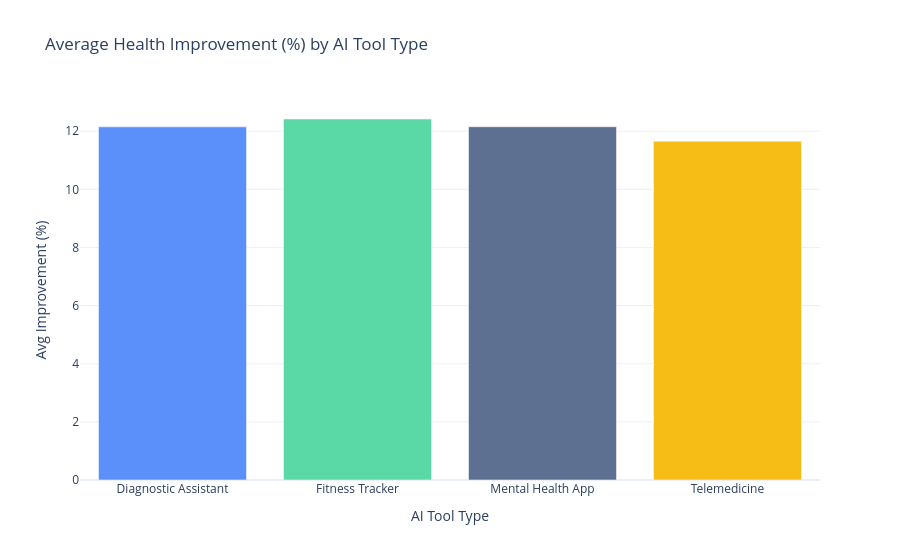

The code cell stored with this chart in its notebook:
### Code cell
df_ = df.groupby('AI_Tool_Type')['Improvement_Percentage'].mean().reset_index()

fig1 = px.bar(
    df_, 
    x='AI_Tool_Type', 
    y='Improvement_Percentage', 
    color='AI_Tool_Type',
    color_discrete_sequence=["#5B8FF9","#5AD8A6","#5D7092","#F6BD16"],
    title='Average Health Improvement (%) by AI Tool Type',
    labels={'Improvement_Percentage': 'Avg Improvement (%)', 'AI_Tool_Type': 'AI Tool Type'},
    template='plotly_white'
)
fig1.update_layout(showlegend=False)
fig1.show()

### Figure 1 — Plotly figure (JSON) as saved in the notebook; plotly's stock layout.template omitted (floating-point values rounded to 4 significant figures)
{"data": [{"hovertemplate": "AI Tool Type=%{x}<br>Avg Improvement (%)=%{y}<extra></extra>", "legendgroup": "Diagnostic Assistant", "marker": {"color": "#5B8FF9", "pattern": {"shape": ""}}, "name": "Diagnostic Assistant", "orientation": "v", "showlegend": true, "textposition": "auto", "type": "bar", "x": ["Diagnostic Assistant"], "xaxis": "x", "y": [12.15], "yaxis": "y"}, {"hovertemplate": "AI Tool Type=%{x}<br>Avg Improvement (%)=%{y}<extra></extra>", "legendgroup": "Fitness Tracker", "marker": {"color": "#5AD8A6", "pattern": {"shape": ""}}, "name": "Fitness Tracker", "orientation": "v", "showlegend": true, "textposition": "auto", "type": "bar", "x": ["Fitness Tracker"], "xaxis": "x", "y": [12.42], "yaxis": "y"}, {"hovertemplate": "AI Tool Type=%{x}<br>Avg Improvement (%)=%{y}<extra></extra>", "legendgroup": "Mental Health App", "marker": {"color": "#5D7092", "pattern": {"shape": ""}}, "name": "Mental Health App", "orientation": "v", "showlegend": true, "textposition": "auto", "type": "bar", "x": ["Mental Health App"], "xaxis": "x", "y": [12.15], "yaxis": "y"}, {"hovertemplate": "AI Tool Type=%{x}<br>Avg Improvement (%)=%{y}<extra></extra>", "legendgroup": "Telemedicine", "marker": {"color": "#F6BD16", "pattern": {"shape": ""}}, "name": "Telemedicine", "orientation": "v", "showlegend": true, "textposition": "auto", "type": "bar", "x": ["Telemedicine"], "xaxis": "x", "y": [11.66], "yaxis": "y"}], "layout": {"barmode": "relative", "legend": {"title": {"text": "AI Tool Type"}, "tracegroupgap": 0}, "showlegend": false, "title": {"text": "Average Health Improvement (%) by AI Tool Type"}, "xaxis": {"anchor": "y", "categoryarray": ["Diagnostic Assistant", "Fitness Tracker", "Mental Health App", "Telemedicine"], "categoryorder": "array", "domain": [0, 1], "title": {"text": "AI Tool Type"}}, "yaxis": {"anchor": "x", "domain": [0, 1], "title": {"text": "Avg Improvement (%)"}}}}
